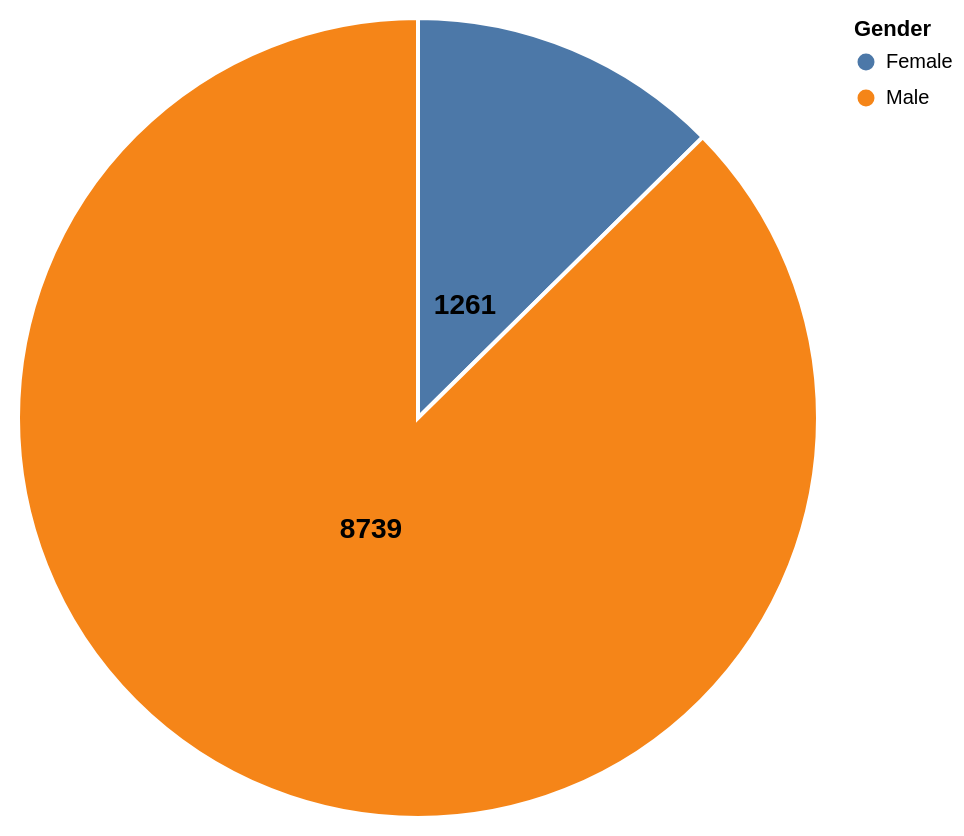

Source (Vega-Lite JSON):
### Vega-Lite specification from a JSON file in a GitHub repository (floating-point values rounded to 4 significant figures)
{"$schema": "https://vega.github.io/schema/vega-lite/v5.json", "description": "Pie Chart with Percentage Annotations and Tooltips", "width": 400, "height": 400, "data": {"values": [{"category": "Female", "value": 1261}, {"category": "Male", "value": 8739}]}, "layer": [{"mark": {"type": "arc", "tooltip": true, "stroke": "white", "strokeWidth": 2}, "encoding": {"color": {"field": "category", "type": "nominal", "title": "Gender"}, "theta": {"field": "value", "type": "quantitative", "stack": "normalize", "title": "Percentage"}}}, {"mark": {"type": "text", "radiusOffset": 0.9, "radius": 60, "align": "center", "baseline": "middle", "fontWeight": "bold", "fontSize": 14}, "encoding": {"text": {"field": "value", "type": "quantitative"}, "theta": {"field": "value", "type": "quantitative", "stack": "normalize"}}}], "config": {}}
